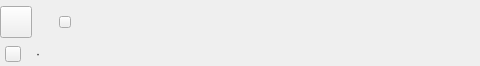
<?xml version="1.0" encoding="UTF-8"?>
<ui version="4.0">
 <class>IncomingShareHeaderWidget</class>
 <widget class="QWidget" name="IncomingShareHeaderWidget">
  <property name="geometry">
   <rect>
    <x>0</x>
    <y>0</y>
    <width>480</width>
    <height>66</height>
   </rect>
  </property>
  <property name="sizePolicy">
   <sizepolicy hsizetype="Expanding" vsizetype="Preferred">
    <horstretch>1</horstretch>
    <verstretch>0</verstretch>
   </sizepolicy>
  </property>
  <property name="windowTitle">
   <string notr="true"/>
  </property>
  <property name="styleSheet">
   <string notr="true">#accessContainer
{
border-radius: 4px;
}


#accessContainer[access=&quot;2&quot;]
{
background-color: #CFFCDB; /*colorToken.notification-success*/
color: #007C3E; /*colorToken.text-success*/

}

#accessContainer[access=&quot;1&quot;]
{
background-color: #DFF4FE; /*colorToken.notification-info*/
color: #0078A4; /*colorToken.text-info*/
}

#accessContainer[access=&quot;0&quot;]
{
background-color: #E4E4E5; /*colorToken.surface-3*/
color: #616366; /*colorToken.text-secondary*/
}</string>
  </property>
  <layout class="QVBoxLayout" name="mainLayout">
   <property name="spacing">
    <number>4</number>
   </property>
   <property name="leftMargin">
    <number>0</number>
   </property>
   <property name="topMargin">
    <number>6</number>
   </property>
   <property name="rightMargin">
    <number>0</number>
   </property>
   <property name="bottomMargin">
    <number>0</number>
   </property>
   <item>
    <layout class="QHBoxLayout" name="folderLayout">
     <property name="spacing">
      <number>8</number>
     </property>
     <property name="leftMargin">
      <number>0</number>
     </property>
     <property name="topMargin">
      <number>0</number>
     </property>
     <property name="rightMargin">
      <number>0</number>
     </property>
     <property name="bottomMargin">
      <number>0</number>
     </property>
     <item>
      <widget class="IconLabel" name="folderIcon">
       <property name="minimumSize">
        <size>
         <width>32</width>
         <height>32</height>
        </size>
       </property>
       <property name="maximumSize">
        <size>
         <width>32</width>
         <height>32</height>
        </size>
       </property>
       <property name="iconSize">
        <size>
         <width>32</width>
         <height>32</height>
        </size>
       </property>
      </widget>
     </item>
     <item>
      <widget class="ElidingLabel" name="folderName">
       <property name="font-size" stdset="0">
        <string notr="true">body-2</string>
       </property>
       <property name="bold" stdset="0">
        <bool>true</bool>
       </property>
      </widget>
     </item>
     <item>
      <widget class="QWidget" name="accessContainer">
       <property name="access" stdset="0">
        <number>-1</number>
       </property>
       <property name="sizePolicy">
        <sizepolicy hsizetype="Fixed" vsizetype="Preferred">
         <horstretch>0</horstretch>
         <verstretch>0</verstretch>
        </sizepolicy>
       </property>
       <property name="minimumSize">
        <size>
         <width>0</width>
         <height>18</height>
        </size>
       </property>
       <property name="maximumSize">
        <size>
         <width>16777215</width>
         <height>18</height>
        </size>
       </property>
       <layout class="QHBoxLayout" name="accessLayout">
        <property name="spacing">
         <number>1</number>
        </property>
        <property name="leftMargin">
         <number>4</number>
        </property>
        <property name="topMargin">
         <number>3</number>
        </property>
        <property name="rightMargin">
         <number>4</number>
        </property>
        <property name="bottomMargin">
         <number>3</number>
        </property>
        <item>
         <widget class="IconLabel" name="accessIcon">
          <property name="minimumSize">
           <size>
            <width>12</width>
            <height>12</height>
           </size>
          </property>
          <property name="maximumSize">
           <size>
            <width>12</width>
            <height>12</height>
           </size>
          </property>
          <property name="iconSize">
           <size>
            <width>12</width>
            <height>12</height>
           </size>
          </property>
         </widget>
        </item>
        <item>
         <widget class="QLabel" name="accessLabel">
          <property name="sizePolicy">
           <sizepolicy hsizetype="Fixed" vsizetype="Preferred">
            <horstretch>0</horstretch>
            <verstretch>0</verstretch>
           </sizepolicy>
          </property>
          <property name="font-size" stdset="0">
           <string notr="true">caption</string>
          </property>
         </widget>
        </item>
       </layout>
      </widget>
     </item>
     <item>
      <spacer name="folderSpacer">
       <property name="orientation">
        <enum>Qt::Horizontal</enum>
       </property>
       <property name="sizeHint" stdset="0">
        <size>
         <width>40</width>
         <height>20</height>
        </size>
       </property>
      </spacer>
     </item>
    </layout>
   </item>
   <item>
    <widget class="QWidget" name="shareeInfo">
     <layout class="QHBoxLayout" name="shareeLayout">
      <property name="spacing">
       <number>4</number>
      </property>
      <property name="leftMargin">
       <number>5</number>
      </property>
      <property name="topMargin">
       <number>0</number>
      </property>
      <property name="rightMargin">
       <number>0</number>
      </property>
      <property name="bottomMargin">
       <number>0</number>
      </property>
      <item>
       <widget class="IconLabel" name="userIcon">
        <property name="minimumSize">
         <size>
          <width>16</width>
          <height>16</height>
         </size>
        </property>
        <property name="maximumSize">
         <size>
          <width>16</width>
          <height>16</height>
         </size>
        </property>
       </widget>
      </item>
      <item>
       <widget class="ElidingLabel" name="userName">
        <property name="font-size" stdset="0">
         <string notr="true">caption</string>
        </property>
        <property name="semibold" stdset="0">
         <bool>true</bool>
        </property>
       </widget>
      </item>
      <item>
       <widget class="QLabel" name="separator">
        <property name="text">
         <string notr="true">·</string>
        </property>
       </widget>
      </item>
      <item>
       <widget class="ElidingLabel" name="userEmail">
        <property name="font-size" stdset="0">
         <string notr="true">caption</string>
        </property>
       </widget>
      </item>
      <item>
       <spacer name="shareeSpacer">
        <property name="orientation">
         <enum>Qt::Horizontal</enum>
        </property>
        <property name="sizeHint" stdset="0">
         <size>
          <width>40</width>
          <height>20</height>
         </size>
        </property>
       </spacer>
      </item>
     </layout>
    </widget>
   </item>
  </layout>
 </widget>
 <customwidgets>
  <customwidget>
   <class>IconLabel</class>
   <extends>QToolButton</extends>
   <header>tokenizer/TokenizableItems/IconLabel.h</header>
  </customwidget>
  <customwidget>
   <class>ElidingLabel</class>
   <extends>QLabel</extends>
   <header>gui/ElidedLabel.h</header>
  </customwidget>
 </customwidgets>
 <resources/>
 <connections/>
</ui>
